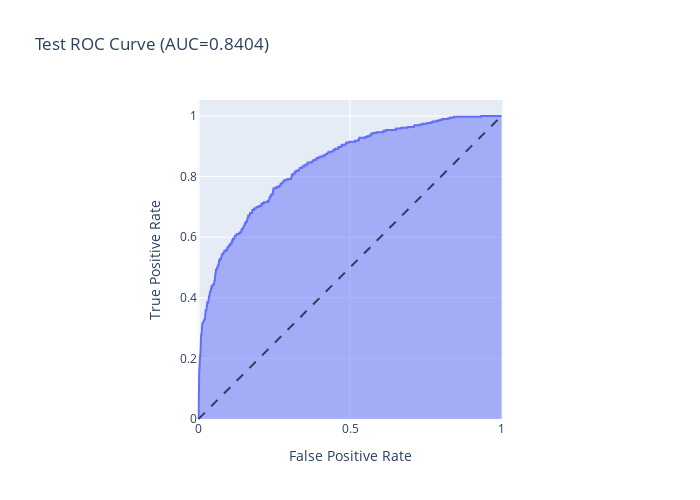

Notebook source saved alongside this figure:
### Code cell
# Plotting the metrics for evaluation
# For loss function
plt.figure(figsize=(12,8))
plt.plot(mlp_history.history['loss'], label="Loss")
plt.plot(mlp_history.history['val_loss'], label="Val_loss")
plt.xlabel("Epoch")
plt.ylabel("Loss")
plt.legend()
plt.show()

# For ROC - AUC metric
plt.figure(figsize=(12,8))
plt.plot(mlp_history.history['auc'], label="AUC")
plt.plot(mlp_history.history['val_auc'], label="Val_AUC")
plt.xlabel("Epoch")
plt.ylabel("AUC")
plt.legend()
plt.show()

# For Accuracy metric
plt.figure(figsize=(12,8))
plt.plot(mlp_history.history['Accuracy'], label="Accuracy")
plt.plot(mlp_history.history['val_Accuracy'], label="Val_accuracy")
plt.xlabel("Epoch")
plt.ylabel("Accuracy")
plt.legend()
plt.show()

#ROC plot - this part is taken from plotly.express website.
mlp_fpr, mlp_tpr, mlp_thresholds = roc_curve(ytest, y_pred)
fig = px.area(
    x=mlp_fpr, y=mlp_tpr,
    title=f'Test ROC Curve (AUC={auc(mlp_fpr, mlp_tpr):.4f})',
    labels=dict(x='False Positive Rate', y='True Positive Rate'),
    width=700, height=500
)
fig.add_shape(
    type='line', line=dict(dash='dash'),
    x0=0, x1=1, y0=0, y1=1
)

fig.update_yaxes(scaleanchor="x", scaleratio=1)
fig.update_xaxes(constrain='domain')
fig.show()

### Figure 1 — Plotly figure (JSON) as saved in the notebook; plotly's stock layout.template omitted (floating-point values rounded to 4 significant figures; data arrays with more than 128 entries replaced by an {"elided": "..."} marker saying what was removed)
{"data": [{"fillpattern": {"shape": ""}, "hovertemplate": "False Positive Rate=%{x}<br>True Positive Rate=%{y}<extra></extra>", "legendgroup": "", "line": {"color": "#636efa"}, "marker": {"symbol": "circle"}, "mode": "lines", "name": "", "orientation": "v", "showlegend": false, "stackgroup": "1", "type": "scatter", "x": {"elided": "428 float values"}, "xaxis": "x", "y": {"elided": "428 float values"}, "yaxis": "y"}], "layout": {"height": 500, "legend": {"tracegroupgap": 0}, "shapes": [{"line": {"dash": "dash"}, "type": "line", "x0": 0, "x1": 1, "y0": 0, "y1": 1}], "title": {"text": "Test ROC Curve (AUC=0.8404)"}, "width": 700, "xaxis": {"anchor": "y", "constrain": "domain", "domain": [0, 1], "title": {"text": "False Positive Rate"}}, "yaxis": {"anchor": "x", "domain": [0, 1], "scaleanchor": "x", "scaleratio": 1, "title": {"text": "True Positive Rate"}}}}
